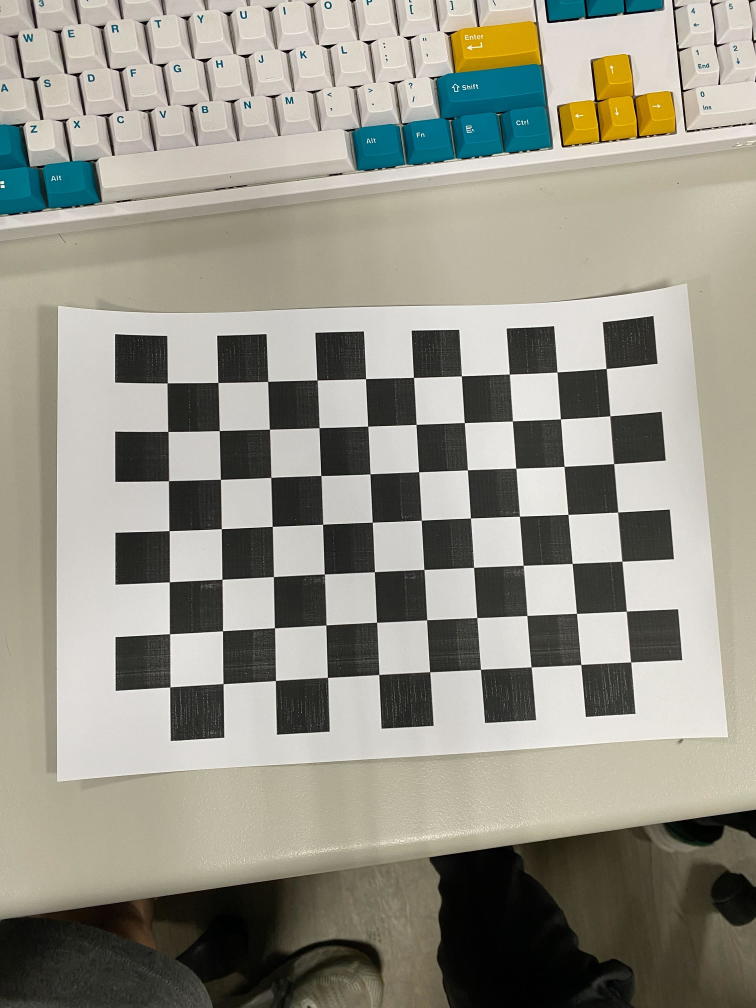
#> input picture CV2026_HW1/data2/IMG_0678.jpg, 3024 x 4032 px (shown at 1/4 size); its folder holds 4 pictures in this run
$ python camera_calibration.py
#> lines starting #> are read from the running program, lines starting #| are printed output that depends on the picture
### CV2026_HW1/camera_calibration_show_extrinsics.py
from mpl_toolkits.mplot3d import Axes3D
import matplotlib.pyplot as plt
import numpy as np
from matplotlib import cm
from numpy import linspace
import argparse
import cv2 as cv

def inverse_homogeneoux_matrix(M):
    R = M[0:3, 0:3]
    T = M[0:3, 3]
    M_inv = np.identity(4)
    M_inv[0:3, 0:3] = R.T
    M_inv[0:3, 3] = -(R.T).dot(T)

    return M_inv

def transform_to_matplotlib_frame(cMo, X, inverse=False):
    M = np.identity(4)
    M[1,1] = 0
    M[1,2] = 1
    M[2,1] = -1
    M[2,2] = 0

    if inverse:
        return M.dot(inverse_homogeneoux_matrix(cMo).dot(X))
    else:
        return M.dot(cMo.dot(X))

def create_camera_model(camera_matrix, width, height, scale_focal, draw_frame_axis=False):
    fx = camera_matrix[0,0]
    fy = camera_matrix[1,1]
    focal = 2 / (fx + fy)
    f_scale = scale_focal * focal

    # draw image plane
    X_img_plane = np.ones((4,5))
    X_img_plane[0:3,0] = [-width, height, f_scale]
    X_img_plane[0:3,1] = [width, height, f_scale]
    X_img_plane[0:3,2] = [width, -height, f_scale]
    X_img_plane[0:3,3] = [-width, -height, f_scale]
    X_img_plane[0:3,4] = [-width, height, f_scale]

    # draw triangle above the image plane
    X_triangle = np.ones((4,3))
    X_triangle[0:3,0] = [-width, -height, f_scale]
    X_triangle[0:3,1] = [0, -2*height, f_scale]
    X_triangle[0:3,2] = [width, -height, f_scale]

    # draw camera
    X_center1 = np.ones((4,2))
    X_center1[0:3,0] = [0, 0, 0]
    X_center1[0:3,1] = [-width, height, f_scale]

    X_center2 = np.ones((4,2))
    X_center2[0:3,0] = [0, 0, 0]
    X_center2[0:3,1] = [width, height, f_scale]

    X_center3 = np.ones((4,2))
    X_center3[0:3,0] = [0, 0, 0]
    X_center3[0:3,1] = [width, -height, f_scale]

    X_center4 = np.ones((4,2))
    X_center4[0:3,0] = [0, 0, 0]
    X_center4[0:3,1] = [-width, -height, f_scale]

    # draw camera frame axis
    X_frame1 = np.ones((4,2))
    X_frame1[0:3,0] = [0, 0, 0]
    X_frame1[0:3,1] = [f_scale/2, 0, 0]

    X_frame2 = np.ones((4,2))
    X_frame2[0:3,0] = [0, 0, 0]
    X_frame2[0:3,1] = [0, f_scale/2, 0]

    X_frame3 = np.ones((4,2))
    X_frame3[0:3,0] = [0, 0, 0]
    X_frame3[0:3,1] = [0, 0, f_scale/2]

    if draw_frame_axis:
        return [X_img_plane, X_triangle, X_center1, X_center2, X_center3, X_center4, X_frame1, X_frame2, X_frame3]
    else:
        return [X_img_plane, X_triangle, X_center1, X_center2, X_center3, X_center4]

def create_board_model(extrinsics, board_width, board_height, square_size, draw_frame_axis=False):
    width = board_width*square_size
    height = board_height*square_size

    # draw calibration board
    X_board = np.ones((4,5))
    #X_board_cam = np.ones((extrinsics.shape[0],4,5))
    X_board[0:3,0] = [0,0,0]
    X_board[0:3,1] = [width,0,0]
    X_board[0:3,2] = [width,height,0]
    X_board[0:3,3] = [0,height,0]
    X_board[0:3,4] = [0,0,0]

    # draw board frame axis
    X_frame1 = np.ones((4,2))
    X_frame1[0:3,0] = [0, 0, 0]
    X_frame1[0:3,1] = [height/2, 0, 0]

    X_frame2 = np.ones((4,2))
    X_frame2[0:3,0] = [0, 0, 0]
    X_frame2[0:3,1] = [0, height/2, 0]

    X_frame3 = np.ones((4,2))
    X_frame3[0:3,0] = [0, 0, 0]
    X_frame3[0:3,1] = [0, 0, height/2]

    if draw_frame_axis:
        return [X_board, X_frame1, X_frame2, X_frame3]
    else:
        return [X_board]

def draw_camera_boards(ax, camera_matrix, cam_width, cam_height, scale_focal,
                       extrinsics, board_width, board_height, square_size,
                       patternCentric):
    min_values = np.zeros((3,1))
    min_values = np.inf
    max_values = np.zeros((3,1))
    max_values = -np.inf

    if patternCentric:
        X_moving = create_camera_model(camera_matrix, cam_width, cam_height, scale_focal)
        X_static = create_board_model(extrinsics, board_width, board_height, square_size)
    else:
        X_static = create_camera_model(camera_matrix, cam_width, cam_height, scale_focal, True)
        X_moving = create_board_model(extrinsics, board_width, board_height, square_size)

    cm_subsection = linspace(0.0, 1.0, extrinsics.shape[0])
    colors = [ cm.jet(x) for x in cm_subsection ]

    for i in range(len(X_static)):
        X = np.zeros(X_static[i].shape)
        for j in range(X_static[i].shape[1]):
            X[:,j] = transform_to_matplotlib_frame(np.eye(4), X_static[i][:,j])
        ax.plot3D(X[0,:], X[1,:], X[2,:], color='r')
        min_values = np.minimum(min_values, X[0:3,:].min(1))
        max_values = np.maximum(max_values, X[0:3,:].max(1))

    for idx in range(extrinsics.shape[0]):
        cMo = np.eye(4,4)
        if extrinsics.shape[1] == 6:
            R, _ = cv.Rodrigues(extrinsics[idx,0:3])
            T = extrinsics[idx,3:6]
        elif extrinsics.shape[1] == 3 and extrinsics.shape[2] == 4:
            R = extrinsics[idx,0:3,0:3]
            T = extrinsics[idx,0:3,3]
        else:
            print('Error extrinsic matrix size!')

        cMo[0:3,3] = T
        cMo[0:3,0:3] = R
        for i in range(len(X_moving)):
            X = np.zeros(X_moving[i].shape)
            for j in range(X_moving[i].shape[1]):
                X[0:4,j] = transform_to_matplotlib_frame(cMo, X_moving[i][0:4,j], patternCentric)
            ax.plot3D(X[0,:], X[1,:], X[2,:], color=colors[idx])
            min_values = np.minimum(min_values, X[0:3,:].min(1))
            max_values = np.maximum(max_values, X[0:3,:].max(1))

    return min_values, max_values

### CV2026_HW1/camera_calibration.py
import numpy as np
import cv2
import glob
import matplotlib.pyplot as plt
import camera_calibration_show_extrinsics as show
from PIL import Image
# prepare object points, like (0,0,0), (1,0,0), (2,0,0) ....,(6,5,0)
# (8,6) is for the given testing images.
# If you use the another data (e.g. pictures you take by your smartphone),
# you need to set the corresponding numbers.
corner_x = 10
corner_y = 7
objp = np.zeros((corner_x*corner_y,3), np.float32)
objp[:,:2] = np.mgrid[0:corner_x, 0:corner_y].T.reshape(-1,2)

# Arrays to store object points and image points from all the images.
objpoints = [] # 3d points in real world space
imgpoints = [] # 2d points in image plane.

# Make a list of calibration images
images = glob.glob('data2/*.jpg')

# Step through the list and search for chessboard corners
print('Start finding chessboard corners...')
for idx, fname in enumerate(images):
    img = cv2.imread(fname)
#> img is the input picture: shape (4032, 3024, 3); mean B, G, R 135.3, 147.2, 148.6
    gray = cv2.cvtColor(img, cv2.COLOR_BGR2GRAY)
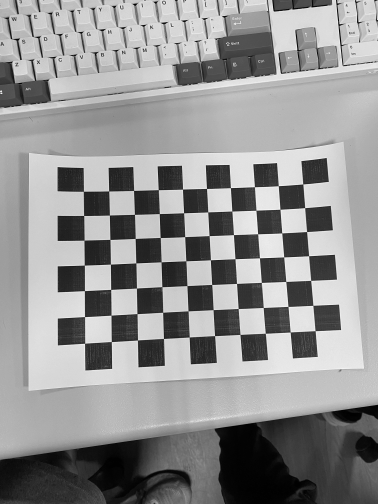
#> gray: shape (4032, 3024) (shown at 1/8 size); min 0, max 255, mean 146.2
    plt.imshow(gray)

    #Find the chessboard corners
    print('find the chessboard corners of',fname)
    ret, corners = cv2.findChessboardCorners(gray, (corner_x,corner_y), None)
#> ret = True; corners = 70 rows, first 8: [671.7, 1532.4], [872.2, 1530.5], [1073.4, 1525.7], [1268.7, 1520.3], [1464.3, 1515.8], [1654.6, 1510.2], [1847.6, 1504.6], [2039.8, 1497.9]

    # If found, add object points, image points
    if ret == True:
        objpoints.append(objp)
        imgpoints.append(corners)

        # Draw and display the corners
        cv2.drawChessboardCorners(img, (corner_x,corner_y), corners, ret)
        plt.imshow(img)
#> pass 2 of the loop `for idx, fname in enumerate(images):`:
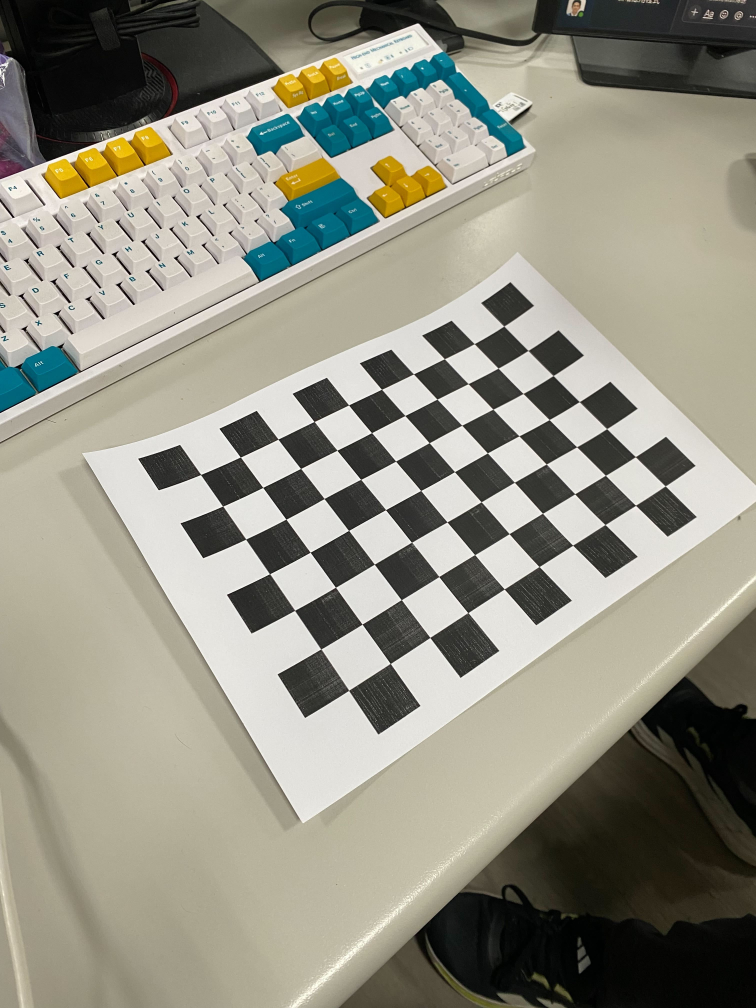
#> input picture CV2026_HW1/data2/IMG_0679.jpg, 3024 x 4032 px (shown at 1/4 size)
#> img is the input picture: shape (4032, 3024, 3); mean B, G, R 131.5, 144.9, 146.4
#> `gray = cv2.cvtColor(img, cv2.COLOR_BGR2GRAY)`:
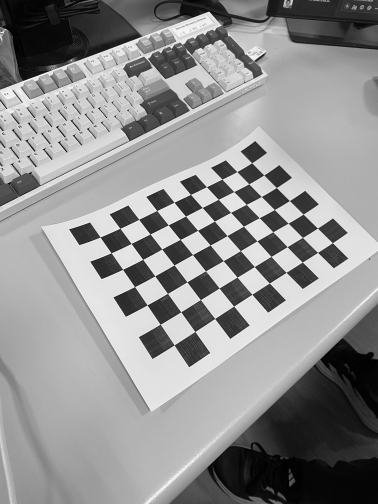
#> gray: shape (4032, 3024) (shown at 1/8 size); min 0, max 255, mean 143.7
#> corners = 70 rows, first 8: [804.6, 1898.7], [963, 1829.9], [1113.6, 1757.5], [1257.6, 1687.2], [1396.1, 1621.1], [1527.3, 1558.7], [1655.6, 1496.8], [1777.9, 1436.8]
#> pass 3 of the loop `for idx, fname in enumerate(images):`:
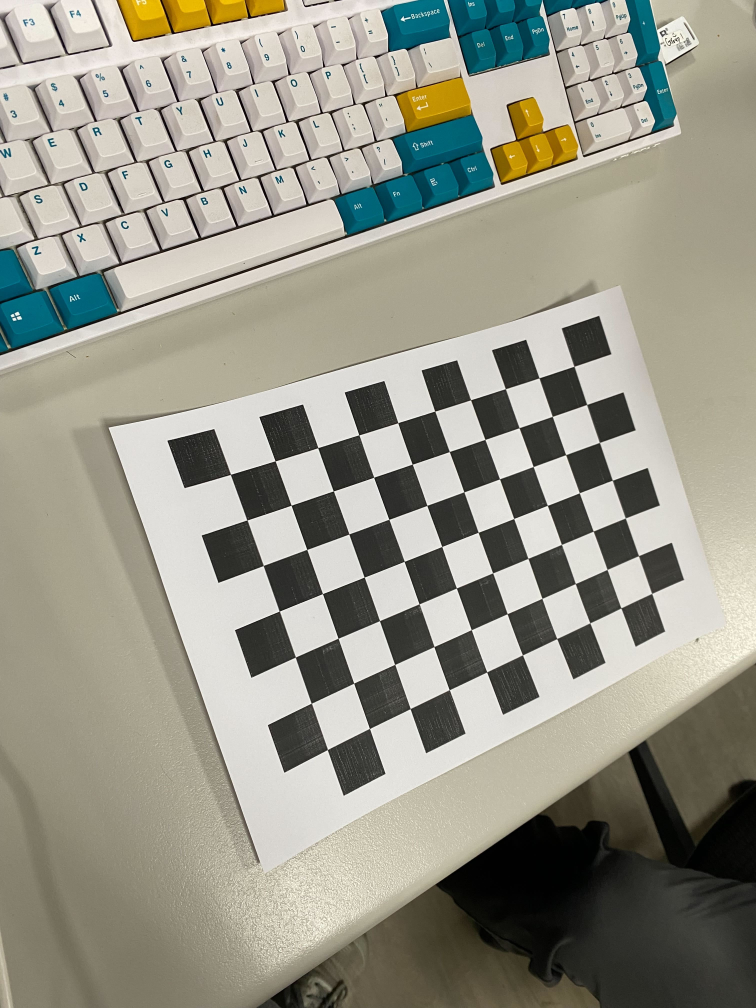
#> input picture CV2026_HW1/data2/IMG_0680.jpg, 3024 x 4032 px (shown at 1/4 size)
#> img is the input picture: shape (4032, 3024, 3); mean B, G, R 137.5, 150.5, 151.5
#> `gray = cv2.cvtColor(img, cv2.COLOR_BGR2GRAY)`:
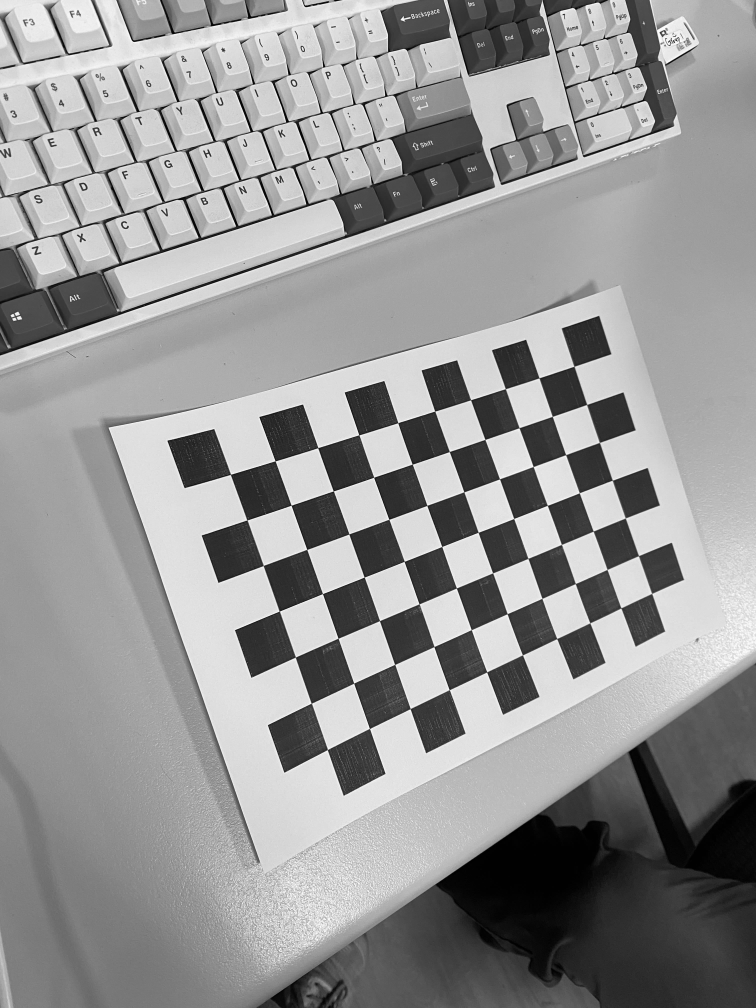
#> gray: shape (4032, 3024) (shown at 1/4 size); min 0, max 255, mean 149.3
#> corners = 70 rows, first 8: [924.1, 1897.9], [1101.8, 1845.4], [1272.9, 1792.1], [1437, 1740.7], [1592.7, 1692.5], [1740.9, 1645.7], [1884.3, 1599.7], [2023.5, 1556.6]
#> the loop made 4 passes; the first 3 are shown


#######################################################################################################
#                                Homework 1 Camera Calibration                                        #
#               You need to implement camera calibration(02-camera p.76-80) here.                     #
#   DO NOT use the function directly, you need to write your own calibration function from scratch.   #
#                                          H I N T                                                    #
#                        1.Use the points in each images to find Hi                                   #
#                        2.Use Hi to find out the intrinsic matrix K                                  #
#                        3.Find out the extrensics matrix of each images.                             #
#######################################################################################################
print('Camera calibration...')
img_size = img[0].shape
#> img_size = (3024, 3)
# You need to comment these functions and write your calibration function from scratch.
# Notice that rvecs is rotation vector, not the rotation matrix, and tvecs is translation vector.
# In practice, you'll derive extrinsics matrixes directly. The shape must be [pts_num,3,4], and use them to plot.
# ret, mtx, dist, rvecs, tvecs = cv2.calibrateCamera(objpoints, imgpoints, img_size,None,None)
# Vr = np.array(rvecs)
# Tr = np.array(tvecs)
# extrinsics = np.concatenate((Vr, Tr), axis=1).reshape(-1,6)
"""
Write your code here
"""
# =========================
# Step 1: Compute Homography for each image
# =========================
def compute_homography(objp, imgp):
    A = []
    for i in range(len(objp)):
        X, Y = objp[i][0], objp[i][1]
        u, v = imgp[i][0][0], imgp[i][0][1]

        # u = (h11 X + h12 Y + h13) / (h31 X + h32 Y + h33)
        # v = (h21 X + h22 Y + h23) / (h31 X + h32 Y + h33)
        # ->
        # -Xh11 -Yh12 -h13 + uXh31 + uYh32 + u h33 = 0
        # -Xh21 -Yh22 -h23 + vXh31 + vYh32 + v h33 = 0
        A.append([-X, -Y, -1, 0, 0, 0, u*X, u*Y, u])
        A.append([0, 0, 0, -X, -Y, -1, v*X, v*Y, v])
        # 每一個點會產生 2 條 equation

    A = np.array(A)
    U, S, Vt = np.linalg.svd(A)
    H = Vt[-1].reshape(3,3) # 取最後一個向量(最小 singular value 對應的向量)

    return H / H[-1,-1] # normalization


# =========================
# Step 2: Compute intrinsic matrix K (Zhang method)
# =========================
def compute_intrinsics(H_list): # p.82
    def v_ij(H, i, j):
        return np.array([
            H[0,i]*H[0,j],
            H[0,i]*H[1,j] + H[1,i]*H[0,j],
            H[1,i]*H[1,j],
            H[2,i]*H[0,j] + H[0,i]*H[2,j],
            H[2,i]*H[1,j] + H[1,i]*H[2,j],
            H[2,i]*H[2,j]
        ])

    V = []
    for H in H_list:
        V.append(v_ij(H,0,1))
        V.append(v_ij(H,0,0) - v_ij(H,1,1))

    V = np.array(V)
    U, S, Vt = np.linalg.svd(V)
    b = Vt[-1]

    # construct B matrix
    B11, B12, B22, B13, B23, B33 = b

    cy = (B12*B13 - B11*B23) / (B11*B22 - B12**2)
    lam = B33 - (B13**2 + cy*(B12*B13 - B11*B23)) / B11
    fx = np.sqrt(lam / B11)
    fy = np.sqrt(lam*B11 / (B11*B22 - B12**2))
    skew = -B12 * fx**2 * fy / lam
    cx = skew*cy/fy - B13*fx**2/lam

    K = np.array([
        [fx, skew, cx],
        [0,  fy,   cy],
        [0,   0,    1]
    ])
    print(K)
    return K


# =========================
# Step 3: Compute extrinsics
# =========================
def compute_extrinsics(K, H_list):
    extrinsics = []

    K_inv = np.linalg.inv(K)

    for H in H_list:
        h1 = H[:,0]
        h2 = H[:,1]
        h3 = H[:,2]

        lam = 1 / np.linalg.norm(np.dot(K_inv, h1))

        r1 = lam * np.dot(K_inv, h1)
        r2 = lam * np.dot(K_inv, h2)
        r3 = np.cross(r1, r2)
        t  = lam * np.dot(K_inv, h3)

        R = np.stack((r1, r2, r3), axis=1)

        # enforce orthogonality (SVD correction)
        U, _, Vt = np.linalg.svd(R)
        R = np.dot(U, Vt)

        # convert R to Rodrigues vector
        rvec, _ = cv2.Rodrigues(R)

        extrinsics.append(np.hstack((rvec.flatten(), t)))

    return np.array(extrinsics)


# =========================
# MAIN calibration pipeline
# =========================
H_list = []
for i in range(len(objpoints)):
    H = compute_homography(objpoints[i], imgpoints[i])
    H_list.append(H)
#> this loop made 4 passes
#> pass 1, in compute_homography, `U, S, Vt = np.linalg.svd(A)`:
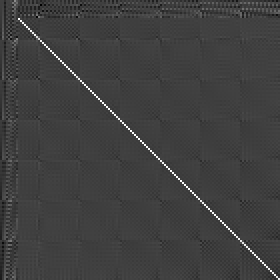
#> U: shape (140, 140) float64 (shown 2 times larger); min -0.33, max 0.981, mean -0.000636; drawn with min black and max white
#> pass 3, in compute_homography (call 3), `U, S, Vt = np.linalg.svd(A)`:
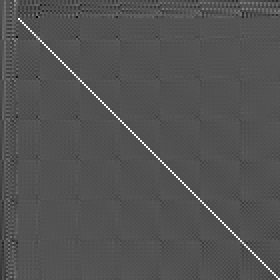
#> U: shape (140, 140) float64 (shown 2 times larger); min -0.474, max 0.98, mean -0.000255; drawn with min black and max white

# intrinsic
mtx = compute_intrinsics(H_list)

# extrinsic (rvec + tvec → same format as original code)
extrinsics = compute_extrinsics(mtx, H_list)
"""
End of your code
"""
# show the camera extrinsics
print('Show the camera extrinsics')

# plot setting
# You can modify it for better visualization
fig = plt.figure(figsize=(10, 10))
# ax = fig.gca(projection='3d') # matplotlib version issue
ax = fig.add_subplot(111, projection='3d')

# camera setting
camera_matrix = mtx
cam_width = 0.064/0.1
cam_height = 0.032/0.1
scale_focal = 1600
# chess board setting
board_width = 8
board_height = 6
square_size = 1
# display
# True -> fix board, moving cameras
# False -> fix camera, moving boards
min_values, max_values = show.draw_camera_boards(ax, camera_matrix, cam_width, cam_height,
                                                scale_focal, extrinsics, board_width,
                                                board_height, square_size, True)

X_min = min_values[0]
X_max = max_values[0]
Y_min = min_values[1]
Y_max = max_values[1]
Z_min = min_values[2]
Z_max = max_values[2]
max_range = np.array([X_max-X_min, Y_max-Y_min, Z_max-Z_min]).max() / 2.0

mid_x = (X_max+X_min) * 0.5
mid_y = (Y_max+Y_min) * 0.5
mid_z = (Z_max+Z_min) * 0.5
ax.set_xlim(mid_x - max_range, mid_x + max_range)
ax.set_ylim(mid_y - max_range, 0)
ax.set_zlim(mid_z - max_range, mid_z + max_range)

ax.set_xlabel('x')
ax.set_ylabel('z')
ax.set_zlabel('-y')
ax.set_title('Extrinsic Parameters Visualization')
plt.show()
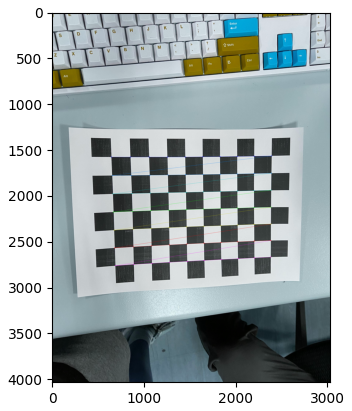
#> figure drawn by matplotlib, 1 panel; B, G, R data is drawn as R, G, B
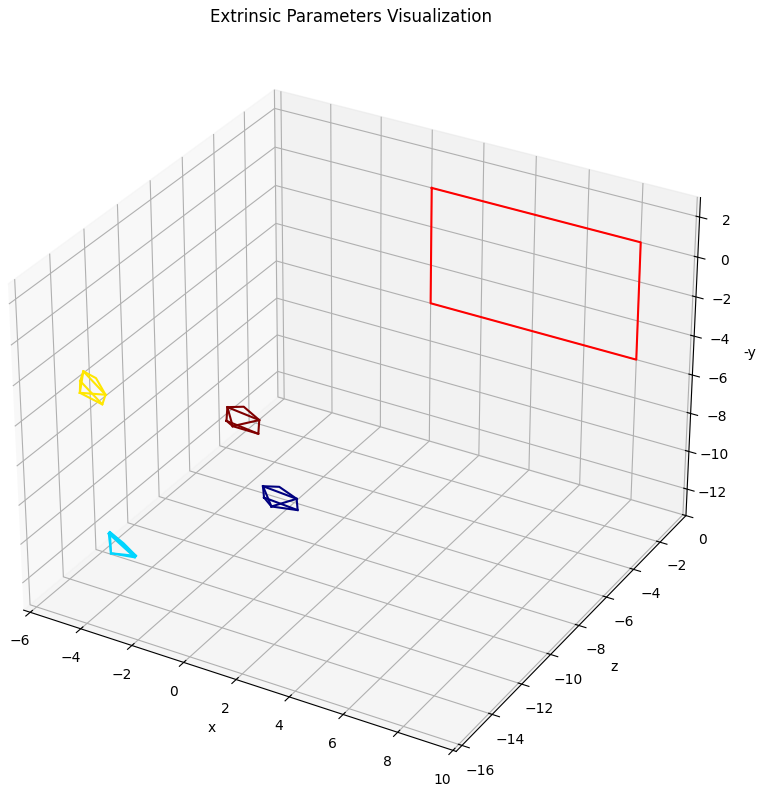
#> figure drawn by matplotlib, 1 panel

#animation for rotating plot
"""
for angle in range(0, 360):
    ax.view_init(30, angle)
    plt.draw()
    plt.pause(.001)
"""
